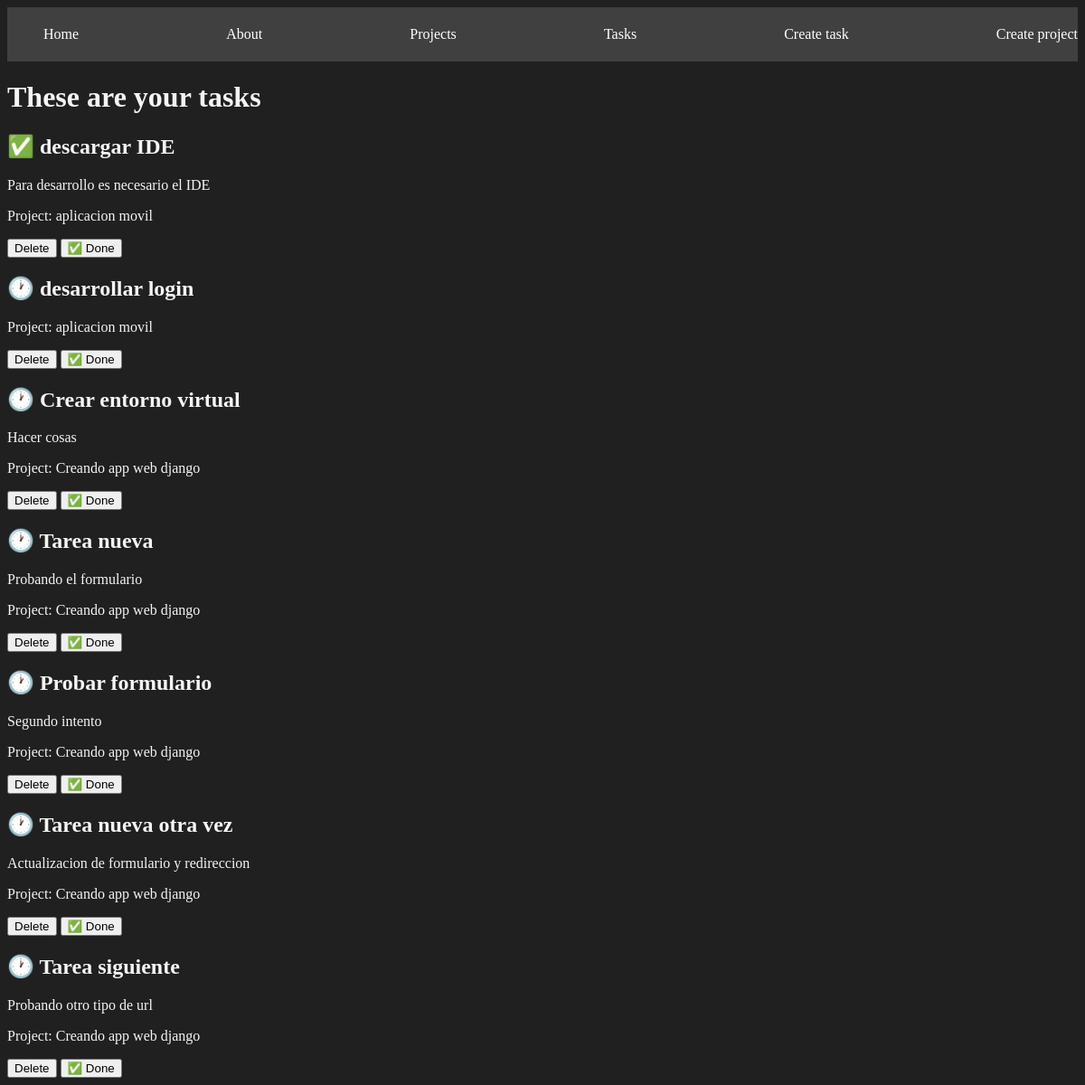
Page /task/ on the committed database.
### myapp/models.py (models this page shows, shortened)
class Task(models.Model):
    title = models.CharField(max_length=200)
    description = models.TextField()
    project = models.ForeignKey(Project, on_delete=models.CASCADE)
    done = models.BooleanField(default=False)

class Project(models.Model):
    name = models.CharField(max_length=200)
    def __str__(self) -> str:
        return self.name

### myapp/views.py (the view)
# urls.py: path('task/', views.task, name="task"),
def task(request):
    tasks = Task.objects.all()
    return render(request, 'tasks/task.html', {
        "tasks" : tasks
    })

### myapp/templates/tasks/task.html
{% extends 'layouts/base.html'%}
{% block content %}
<h1>These are your tasks</h1>
{% for task in tasks %}
<div>
    <h2>
        {% if task.done == False %}
        🕐
        {% else %}
        ✅
        {% endif %}
        {{task.title}}</h2>
    <p>{{task.description}}</p>
    <p>Project: {{task.project}}</p>
    <button>
        Delete
    </button>
    <button>
        ✅ Done
    </button>
</div>
{% endfor %}
{% endblock %}

### myapp/templates/layouts/base.html (shortened to what this page needs)
{%  load static %}
<!DOCTYPE html>
<html lang="en">
<head>
    <link rel="stylesheet" href="{% static '/styles/main.css' %}">
</head>
<body>
    <nav class="navbar container">
        <ul>
            <li>
                <a href="{% url 'index' %}">Home</a>
            </li>
            <li>
                <a href="{% url 'about' %}">About</a>
            </li>
            <li>
                <a href="{% url 'projects' %}">Projects</a>
            </li>
            <li>
                <a href="{% url 'task' %}">Tasks</a>
            </li>
            <li>
                <a href="{% url 'create_task' %}">Create task</a>
            </li>
            <li>
                <a href="{% url 'create_project' %}">Create project</a>
            </li>
        </ul>
    </nav>
    <main class="container">
    {% block content %}
    {% endblock %}
    </main>
</body>
</html>

### myapp/static/styles/main.css (style rules this page uses)
body { background: #202020; color: whitesmoke; }
.navbar { background: #404040; padding: 5px 0; }
.navbar ul { display: flex; justify-content: space-between; }
.navbar ul li { list-style: none; }
.navbar ul li a { color: white; text-decoration: none; }
.container { max-width: 1200px; margin:auto; padding: 20px 10; }

### rows in the picture
Task: title "descargar IDE", description "Para desarrollo es necesario el IDE", project "aplicacion movil"
Task: title "desarrollar login", project "aplicacion movil"
Task: title "Crear entorno virtual", description "Hacer cosas", project "Creando app web django"
Task: title "Tarea nueva", description "Probando el formulario", project "Creando app web django"
Task: title "Probar formulario", description "Segundo intento", project "Creando app web django"
Task: title "Tarea nueva otra vez", description "Actualizacion de formulario y redireccion", project "Creando app web django"
Task: title "Tarea siguiente", description "Probando otro tipo de url", project "Creando app web django"
